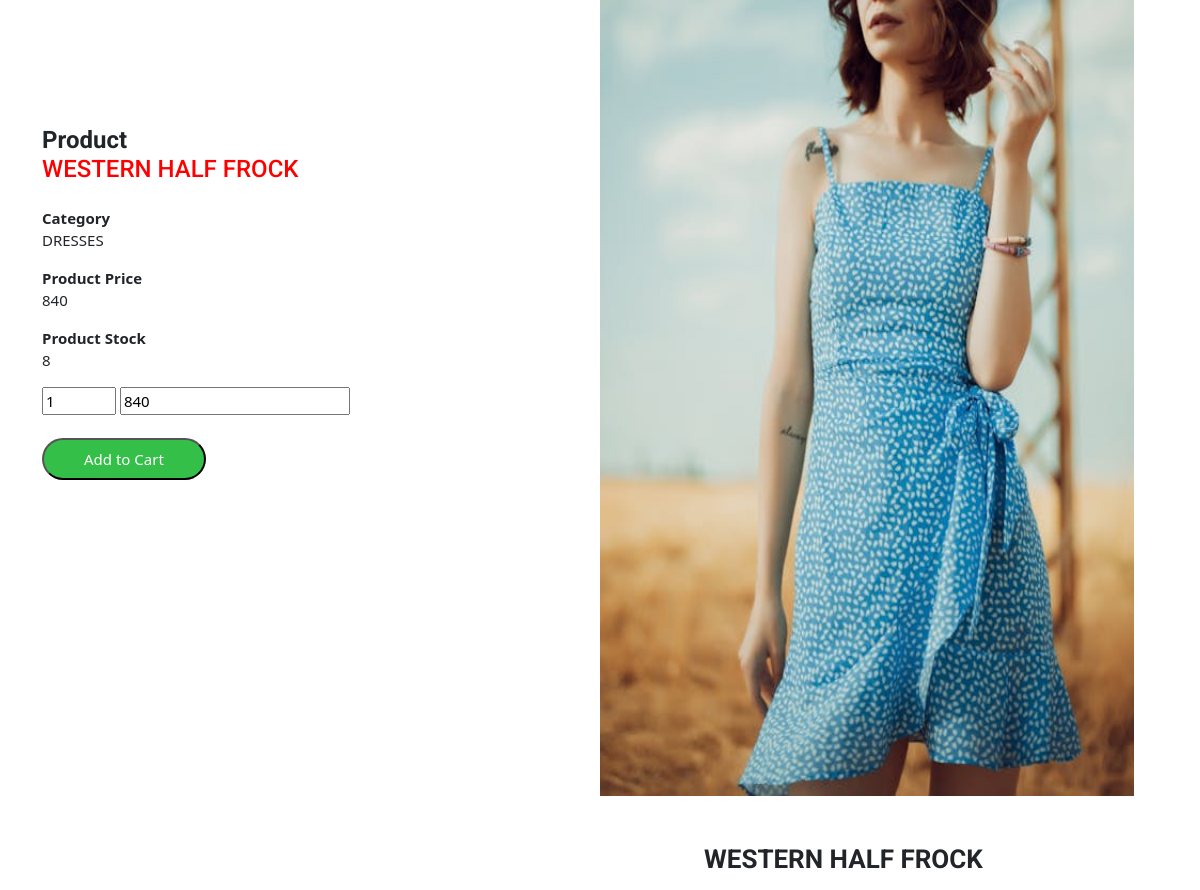
Page /viewmoreproducts/2 (signed in, middle part) on the earlier database version.
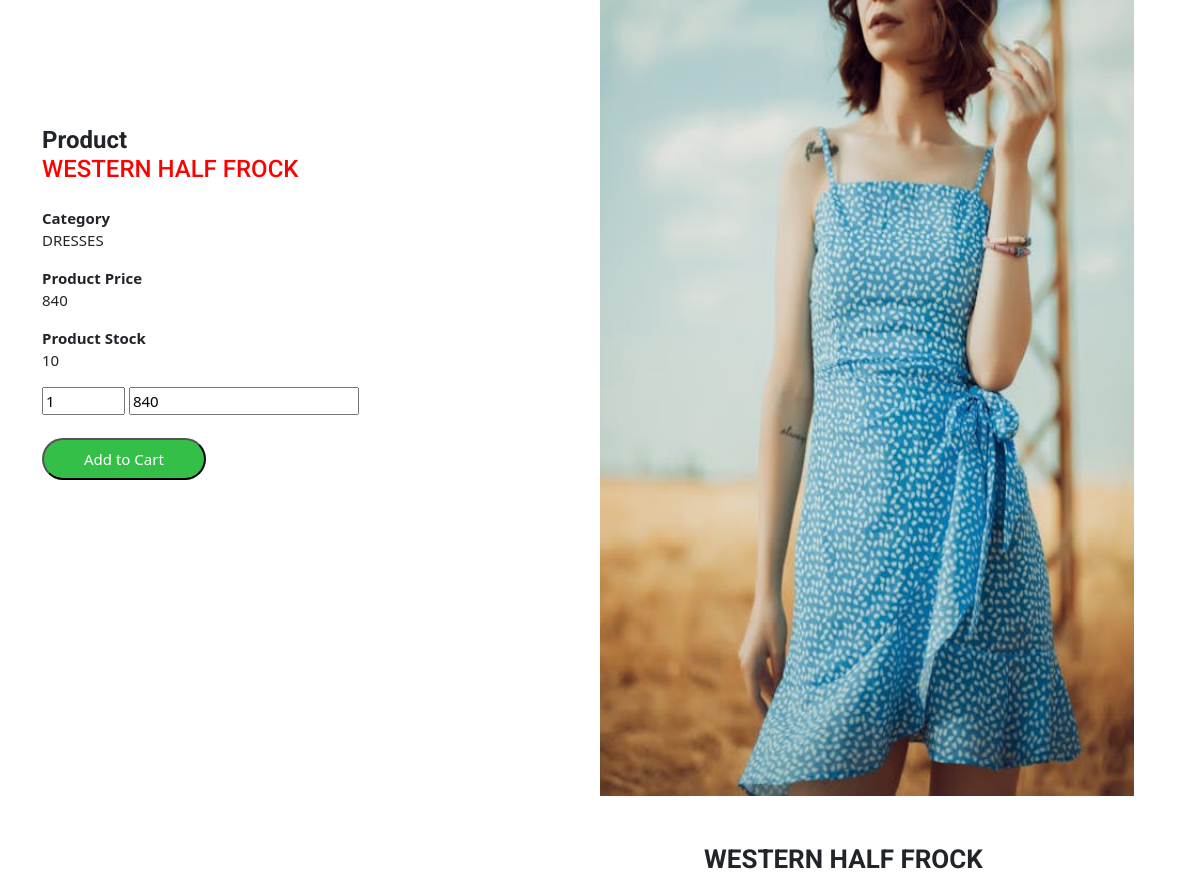
Same page on the later database version.
### Adminapp/models.py (models this page shows)
class Product(models.Model):
    pname=models.CharField(max_length=20)
    pcat=models.CharField(max_length=100)
    pprice=models.IntegerField()
    pstock=models.IntegerField()
    pimage=models.ImageField(upload_to='pimages')
    status=models.IntegerField(default=0)

### Userapp/views.py (the view)
# urls.py: path('viewmoreproducts/<int:id>',views.viewmoreproducts,name='viewmoreproducts'),
def viewmoreproducts(request,id):
    if 'u_id' in request.session:
        pro=Product.objects.filter(id=id)
        return render(request,'viewmoreproducts.html',{'pro':pro})
    return render(request,'userlog.html',{'msg1':'You need to Login First to access this page'})

### Userapp/templates/viewmoreproducts.html (shortened to what this page needs)
{% extends 'userindex.html' %}
{% block body %}
<main class="main">
    <section id="portfolio-details" class="portfolio-details section">
      <div class="container aos-init aos-animate" data-aos="fade-up">
        <div class="portfolio-details-slider swiper init-swiper swiper-initialized swiper-horizontal swiper-backface-hidden">
            {% for i in pro %}
<div class="row">
 <div class="row">
  <div class="col-md-6">
    <div class="" data-aos="fade-up" data-aos-delay="100" >
      <div class="portfolio-info">
        <h3>Product information</h3><br><br><br><br><br><br><br><br><br><br><br>
        <form action="{% url 'cartdata' id=i.id %}" method="post">
        <ul>
          <li><h4><b>Product</b> <div style="color: red;">{{i.pname}}</div></h4></li>
          <li><b>Category</b> {{i.pcat}}</li>
          <li><b>Product Price</b> {{i.pprice}}</li>
          <li><b>Product Stock</b> {{i.pstock}}</li>
          <div class="col-12">
            <input type="number" value="1" id="quantity" name="quantity" min="1" max="{{ i.pstock }}">
            <input type="number" name="total" id="total" value="{{i.pprice}}">
          </div><br>
          {% if i.pstock == 0 %}
          <h3 style="color: red;">
            This Product is Out of Stock.....!!!
          </h3>
          {% else %}
          <li><button  type="submit" class="btn-visit align-self-start">Add to Cart</button></li>
          {% endif %}
        </ul>
      </form>
      </div>
    </div>
  </div>
  <div class="col-md-6">
    <div class="" role="group" aria-label="4 / 4" data-swiper-slide-index="3">
      <img src="{{i.pimage.url}}" width="1000" height="1000" alt="">
    </div>
  </div>
 </div>
</div>
        <div class="row justify-content-between gy-4 mt-4" style="margin-left: 650px;" >
          <div class="col-lg-8 aos-init aos-animate" data-aos="fade-up">
            <div class="portfolio-description">
              <h2>{{i.pname}}</h2>
            </div>
          </div>
        </div>
        {% endfor %}
      </div>
    </section>
</main>
{% endblock %}

Differences in the rows shown:
changed Product "WESTERN HALF FROCK": pstock "8" → "10"
